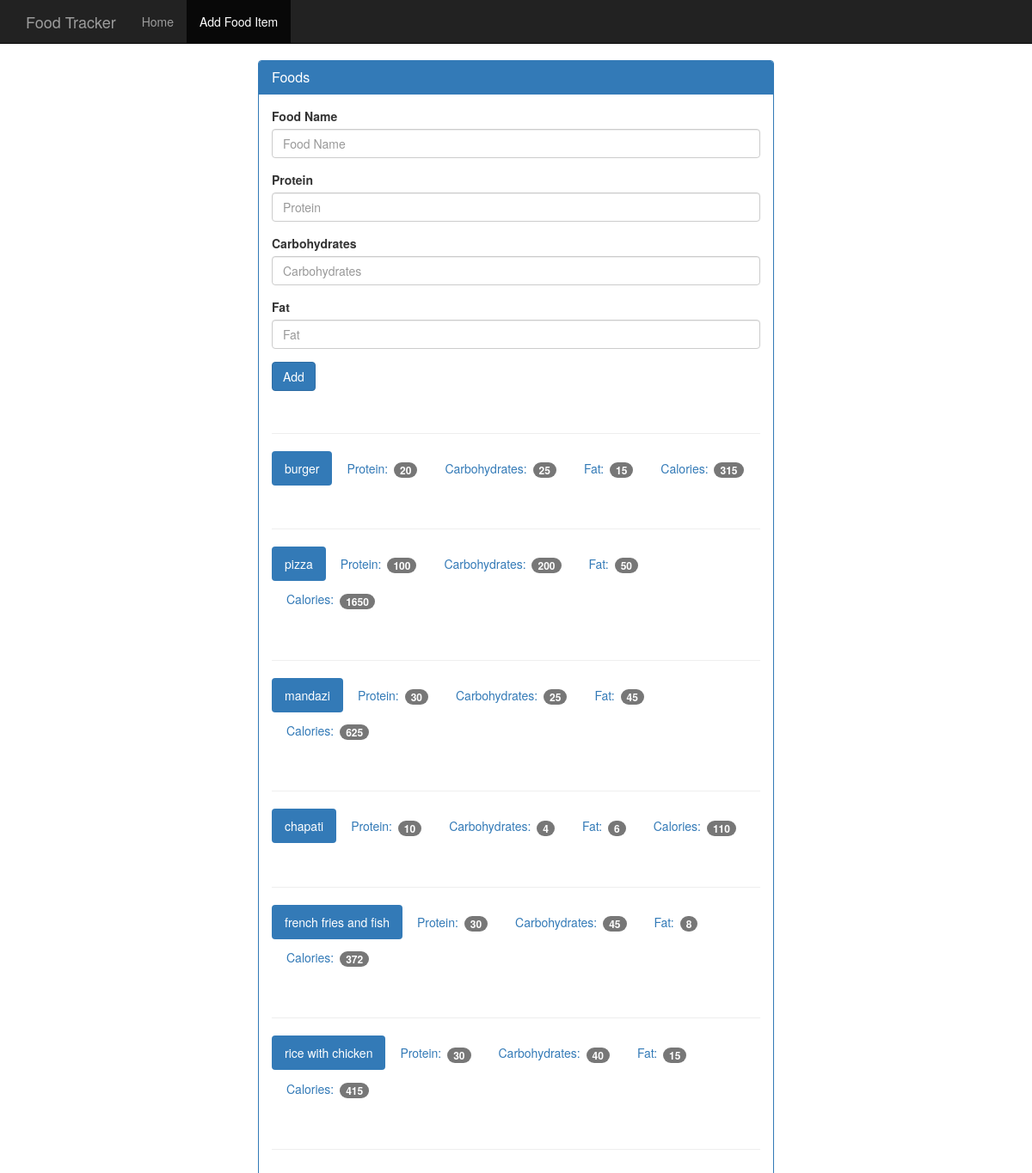
The page /add-food on the database its author committed.
### tables this page shows
CREATE TABLE food (
    id integer primary key autoincrement,
    name text not null,
    protein integer not null,
    carbohydrates integer not null,
    fat integer not null,
    calories integer not null
);

### app.py (the view, shortened to what this page needs)
@app.route('/add-food', methods=["GET", "POST"])
def add_food():
    db = get_db()
    get_data_query = 'SELECT name, protein, carbohydrates, fat, calories FROM food'
    cur  = db.cursor()
    cur.execute(get_data_query)
    results = cur.fetchall()
    return render_template('add_food.html', results=results)

### app.py (called while the page is built)
def connect_db():
    sql = sqlite3.connect('/home/jane/Desktop/flask_ultimate/food_log.db')
    sql.row_factory = sqlite3.Row
    return sql

def get_db():
    if not hasattr(g, 'sqlite_db'):
        g.sqlite_db = connect_db()
    return g.sqlite_db

@app.teardown_appcontext  #this is called whenever a view is closed. by doing this, if a view was using db, it closes with it
def close_database(error):
    if hasattr(g, 'sqlite_db'):
        g.sqlite_db.close()

### templates/add_food.html (shortened to what this page needs)
<!DOCTYPE html>
<html lang="en">
  <head>
    <link href="{{ url_for('static', filename='bootstrap.min.css') }}" rel="stylesheet">
    <link href="{{ url_for('static', filename='theme.css') }}" rel="stylesheet">
  </head>
  <body>
    <nav class="navbar navbar-inverse navbar-fixed-top">
      <div class="container">
        <div class="navbar-header">
          <a class="navbar-brand" href="{{ url_for('index') }}">Food Tracker</a>
        </div>
        <div id="navbar" class="navbar-collapse collapse">
          <ul class="nav navbar-nav">
            <li><a href="{{ url_for('index') }}">Home</a></li>
            <li class="active"><a href="{{ url_for('add_food') }}">Add Food Item</a></li>
          </ul>
        </div>
      </div>
    </nav>
    <div class="container theme-showcase col-sm-6 col-sm-offset-3" role="main">
      <div class="row">
        <div>
          <div class="panel panel-primary">
            <div class="panel-heading">
              <h3 class="panel-title">Foods</h3>
            </div>
            <div class="panel-body">
              <form method="POST" action="{{ url_for('add_food') }}">
                <div class="form-group">
                  <label for="food-name">Food Name</label>
                  <input type="text" class="form-control" id="food-name" name="food-name" placeholder="Food Name">
                </div>
                <div class="form-group">
                  <label for="protein">Protein</label>
                  <input type="number" class="form-control" id="protein" name="protein" placeholder="Protein">
                </div>
                <div class="form-group">
                  <label for="carbohydrates">Carbohydrates</label>
                  <input type="number" class="form-control" id="carbohydrates" name="carbohydrates" placeholder="Carbohydrates">
                </div>
                <div class="form-group">
                  <label for="fat">Fat</label>
                  <input type="number" class="form-control" id="fat" name="fat" placeholder="Fat">
                </div>
                <button type="submit" class="btn btn-primary">Add</button>
              </form>
              <div class="page-header"></div>
              {% for food in results %}
              <ul class="nav nav-pills" role="tablist">
                <li class="active"><a>{{ food.name }}</a></li>
                <li><a>Protein: <span class="badge">{{ food.protein }}</span></a></li>
                <li><a>Carbohydrates: <span class="badge">{{ food.carbohydrates }}</span></a></li>
                <li><a>Fat: <span class="badge">{{ food.fat }}</span></a></li>
                <li><a>Calories: <span class="badge">{{ food.calories }}</span></a></li>
              </ul>
              <div class="page-header"></div>
              {% endfor%}
            </div>
          </div>
        </div>
      </div>
    </div>
  </body>
</html>

### static/theme.css (style rules this page uses)
body { padding-top: 70px; padding-bottom: 30px; }

### rows shown on the page
food: name "burger", protein "20", carbohydrates "25", fat "15", calories "315"
food: name "pizza", protein "100", carbohydrates "200", fat "50", calories "1650"
food: name "mandazi", protein "30", carbohydrates "25", fat "45", calories "625"
food: name "chapati", protein "10", carbohydrates "4", fat "6", calories "110"
food: name "french fries and fish", protein "30", carbohydrates "45", fat "8", calories "372"
food: name "rice with chicken", protein "30", carbohydrates "40", fat "15", calories "415"
